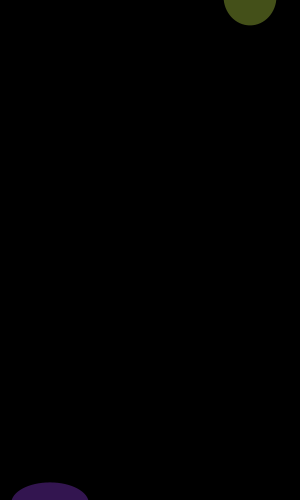
Frame 1 (no input)
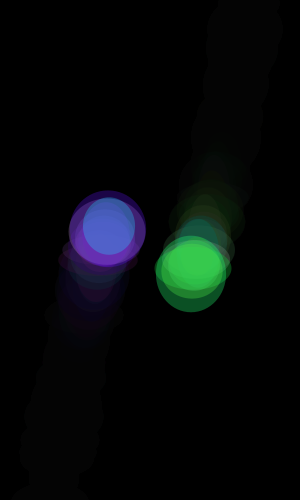
Frame 60 (the mouse pressed at the canvas centre just before this capture)
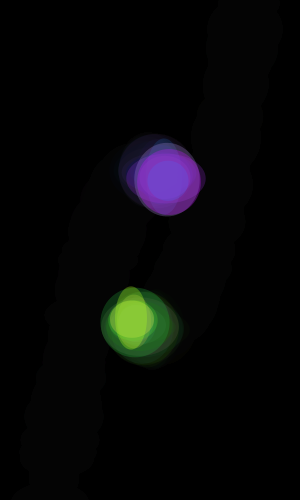
Frame 120 (the mouse held since frame 60 and released just before this capture)

The Processing sketch that drew these frames (run headless with seeded random() and noise(); from frame 60 on, the mouse is pressed at the canvas centre):

// Processing sketch: processing_47791
// ── processing_47791.pde

float xa = -100;
float ya;

float xb = 100;
float yb;

void setup() {
  size(300, 500);
  background(0);
  smooth();
}

void draw() {
  noStroke();
  fill(0, 30);
  rect(0, 0, width, height);

  plus();
  minus();
}

void plus() {
  ya = sq(xa)/30+170;

  noStroke();
  fill(random(255), random(255), 255, 80);
  ellipse(xa+width/2, ya, 30+random(50), 30+random(50));

  xa++;

  if (xa > 200) {
    xa = -100;
  }
}

void minus() {
  yb = -sq(xb)/30+330;

  noStroke();
  fill(random(255), 255, random(255), 80);
  ellipse(xb+width/2, yb, 30+random(50), 30+random(50));

  xb--;

  if (xb < -200) {
    xb = 100;
  }
}
